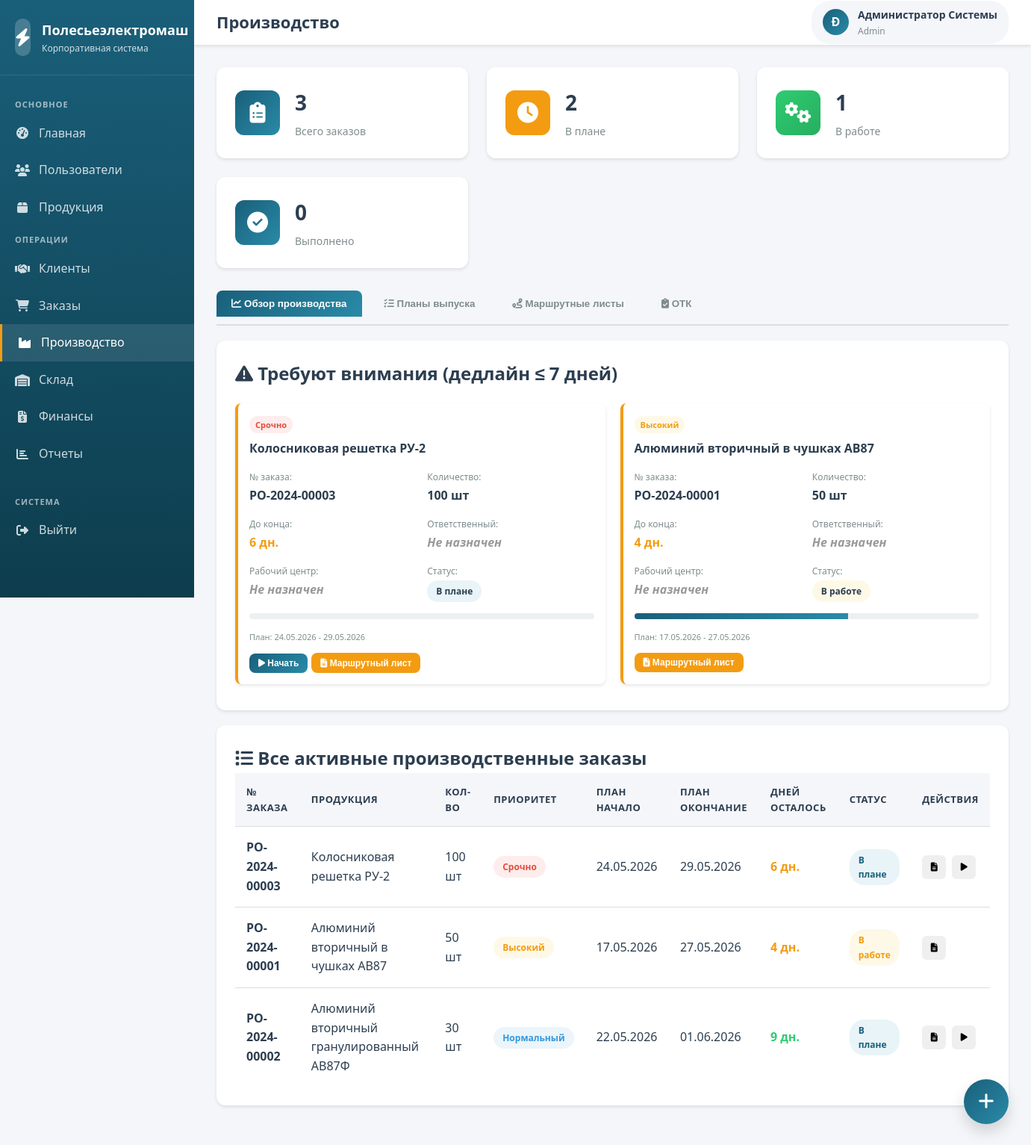
The app's page /modules/production/index.php (signed in) with its own data.
### tables this page shows
CREATE TABLE production_orders (
    id INT AUTO_INCREMENT PRIMARY KEY,
    production_number VARCHAR(50) NOT NULL UNIQUE,
    product_id INT NOT NULL,
    quantity INT NOT NULL,
    planned_start_date DATE,
    planned_end_date DATE,
    actual_start_date DATE,
    actual_end_date DATE,
    status ENUM('planned', 'in_progress', 'completed', 'cancelled', 'on_hold') DEFAULT 'planned',
    priority ENUM('low', 'normal', 'high', 'urgent') DEFAULT 'normal',
    order_source ENUM('customer_order', 'stock_replenishment', 'forecast') DEFAULT 'stock_replenishment',
    source_order_id INT COMMENT 'ID заказа клиента если это заказное производство',
    responsible_user_id INT,
    work_center_id INT,
    notes TEXT,
    created_by INT,
    created_at TIMESTAMP DEFAULT CURRENT_TIMESTAMP,
    updated_at TIMESTAMP DEFAULT CURRENT_TIMESTAMP ON UPDATE CURRENT_TIMESTAMP,
    FOREIGN KEY (product_id) REFERENCES products(id) ON DELETE RESTRICT,
    FOREIGN KEY (responsible_user_id) REFERENCES users(id) ON DELETE SET NULL,
    FOREIGN KEY (work_center_id) REFERENCES work_centers(id) ON DELETE SET NULL,
    FOREIGN KEY (created_by) REFERENCES users(id) ON DELETE SET NULL
);

CREATE TABLE products (
    id INT AUTO_INCREMENT PRIMARY KEY,
    product_code VARCHAR(50) NOT NULL UNIQUE,
    product_name VARCHAR(200) NOT NULL,
    category_id INT,
    description TEXT,
    specifications JSON,
    base_price DECIMAL(10,2) NOT NULL,
    currency VARCHAR(3) DEFAULT 'BYN',
    weight DECIMAL(10,3) DEFAULT 0 COMMENT 'Вес единицы продукции в кг',
    stock_quantity INT DEFAULT 0,
    min_stock_level INT DEFAULT 10,
    is_active TINYINT(1) DEFAULT 1,
    created_at TIMESTAMP DEFAULT CURRENT_TIMESTAMP,
    updated_at TIMESTAMP DEFAULT CURRENT_TIMESTAMP ON UPDATE CURRENT_TIMESTAMP,
    FOREIGN KEY (category_id) REFERENCES product_categories(id) ON DELETE SET NULL
);

### modules/production/index.php (the view, shortened to what the rows shown need)
<?php
$pdo = getDBConnection();
$current_orders = $pdo->query("
    SELECT po.*, p.product_name, p.product_code, wc.center_name, u.full_name as responsible_name,
           DATEDIFF(po.planned_end_date, CURDATE()) as days_remaining
    FROM production_orders po
    JOIN products p ON po.product_id = p.id
    LEFT JOIN work_centers wc ON po.work_center_id = wc.id
    LEFT JOIN users u ON po.responsible_user_id = u.id
    WHERE po.status IN ('planned', 'in_progress')
    ORDER BY
        FIELD(po.priority, 'urgent', 'high', 'normal', 'low'),
        po.planned_start_date
")->fetchAll();
?>
<!DOCTYPE html>
<html lang="ru">
<head>
    <link rel="stylesheet" href="../../assets/css/style.css">
    <link rel="stylesheet" href="https://cdnjs.cloudflare.com/ajax/libs/font-awesome/6.4.0/css/all.min.css">
</head>
<body>
    <div class="dashboard-container">
        <aside class="sidebar">
            <div class="sidebar-header">
                <div class="sidebar-logo">
                    <div class="logo-text"><h2>Полесьеэлектромаш</h2><p>Корпоративная система</p></div>
                </div>
            </div>
        </aside>
        <div class="main-content">
            <header class="header">
                <div class="header-title"><h1>Производство</h1></div>
            </header>
            <div class="content-area">
                <div id="dashboard" class="tab-content active">
                    <div class="card" style="margin-bottom: 20px;">
                        <h2><i class="fas fa-exclamation-triangle"></i> Требуют внимания (дедлайн ≤ 7 дней)</h2>
                        <?php
                        $urgent_orders = array_filter($current_orders, function($order) {
                            return $order['days_remaining'] <= 7;
                        });
                        ?>
                        <?php if (count($urgent_orders) > 0): ?>
                        <div class="kanban-board">
                            <?php foreach ($urgent_orders as $order): ?>
                            <div class="kanban-card" style="border-left: 4px solid <?php echo $order['days_remaining'] <= 3 ? '#e74c3c' : '#f39c12'; ?>;">
                                <span class="priority-badge priority-<?php echo $order['priority']; ?>">
                                    <?php
                                    $priorities = ['urgent' => 'Срочно', 'high' => 'Высокий', 'normal' => 'Нормальный', 'low' => 'Низкий'];
                                    echo $priorities[$order['priority']];
                                    ?>
                                </span>
                                <h4><?php echo htmlspecialchars($order['product_name']); ?></h4>
                                <div class="info-grid">
                                    <div class="info-item">
                                        <label>№ заказа:</label>
                                        <span><?php echo htmlspecialchars($order['production_number']); ?></span>
                                    </div>
                                    <div class="info-item">
                                        <label>Количество:</label>
                                        <span><?php echo $order['quantity']; ?> шт</span>
                                    </div>
                                    <div class="info-item">
                                        <label>До конца:</label>
                                        <span style="color: <?php echo $order['days_remaining'] <= 3 ? '#e74c3c' : '#f39c12'; ?>; font-weight: bold;">
                                            <?php echo $order['days_remaining']; ?> дн.
                                        </span>
                                    </div>
                                    <div class="info-item">
                                        <label>Ответственный:</label>
                                        <span><?php echo $order['responsible_name'] ?: '<em style="color: #999;">Не назначен</em>'; ?></span>
                                    </div>
                                    <div class="info-item">
                                        <label>Рабочий центр:</label>
                                        <span><?php echo $order['center_name'] ?: '<em style="color: #999;">Не назначен</em>'; ?></span>
                                    </div>
                                    <div class="info-item">
                                        <label>Статус:</label>
                                        <span class="badge badge-<?php echo $order['status'] === 'in_progress' ? 'warning' : 'primary'; ?>">
                                            <?php echo $order['status'] === 'in_progress' ? 'В работе' : 'В плане'; ?>
                                        </span>
                                    </div>
                                </div>
                                <div class="progress-bar">
                                    <div class="progress-fill" style="width: <?php
                                        $total_days = strtotime($order['planned_end_date']) - strtotime($order['planned_start_date']);
                                        $elapsed = time() - strtotime($order['planned_start_date']);
                                        echo min(100, max(0, ($elapsed / $total_days) * 100));
                                    ?>%"></div>
                                </div>
                                <small style="color: #7f8c8d; font-size: 11px;">
                                    План: <?php echo date('d.m.Y', strtotime($order['planned_start_date'])); ?> - <?php echo date('d.m.Y', strtotime($order['planned_end_date'])); ?>
                                </small>
                                <div style="margin-top: 10px; display: flex; gap: 5px;">
                                    <?php if ($order['status'] === 'planned'): ?>
                                    <form method="POST" style="display:inline;">
                                        <button type="submit" class="btn btn-sm btn-primary">
                                            <i class="fas fa-play"></i> Начать
                                        </button>
                                    </form>
                                    <?php endif; ?>
                                    <button class="btn btn-sm btn-secondary" onclick="viewRouteSheet(<?php echo $order['id']; ?>)">
                                        <i class="fas fa-file-alt"></i> Маршрутный лист
                                    </button>
                                </div>
                            </div>
                            <?php endforeach; ?>
                        </div>
                        <?php else: ?>
                        <div class="alert alert-info">
                            <i class="fas fa-check-circle"></i> Нет заказов, требующих срочного внимания. Все заказы в графике!
                        </div>
                        <?php endif; ?>
                    </div>
                    <div class="card">
                        <h2><i class="fas fa-list"></i> Все активные производственные заказы</h2>
                        <div class="table-responsive">
                            <table class="data-table">
                                <thead>
                                    <tr>
                                        <th>№ заказа</th>
                                        <th>Продукция</th>
                                        <th>Кол-во</th>
                                        <th>Приоритет</th>
                                        <th>План начало</th>
                                        <th>План окончание</th>
                                        <th>Дней осталось</th>
                                        <th>Статус</th>
                                        <th>Действия</th>
                                    </tr>
                                </thead>
                                <tbody>
                                    <?php foreach ($current_orders as $order): ?>
                                    <tr>
                                        <td><strong><?php echo htmlspecialchars($order['production_number']); ?></strong></td>
                                        <td><?php echo htmlspecialchars($order['product_name']); ?></td>
                                        <td><?php echo $order['quantity']; ?> шт</td>
                                        <td>
                                            <span class="badge badge-<?php
                                                echo $order['priority'] === 'urgent' ? 'danger' :
                                                    ($order['priority'] === 'high' ? 'warning' : 'info');
                                            ?>">
                                                <?php
                                                $priorities = ['urgent' => 'Срочно', 'high' => 'Высокий', 'normal' => 'Нормальный', 'low' => 'Низкий'];
                                                echo $priorities[$order['priority']];
                                                ?>
                                            </span>
                                        </td>
                                        <td><?php echo date('d.m.Y', strtotime($order['planned_start_date'])); ?></td>
                                        <td><?php echo date('d.m.Y', strtotime($order['planned_end_date'])); ?></td>
                                        <td>
                                            <span style="color: <?php echo $order['days_remaining'] <= 3 ? '#e74c3c' : ($order['days_remaining'] <= 7 ? '#f39c12' : '#2ecc71'); ?>; font-weight: bold;">
                                                <?php echo $order['days_remaining']; ?> дн.
                                            </span>
                                        </td>
                                        <td>
                                            <span class="badge badge-<?php
                                                echo $order['status'] === 'in_progress' ? 'warning' : 'primary';
                                            ?>">
                                                <?php
                                                $statuses = ['planned' => 'В плане', 'in_progress' => 'В работе', 'completed' => 'Завершен'];
                                                echo $statuses[$order['status']];
                                                ?>
                                            </span>
                                        </td>
                                        <td>
                                            <div class="action-buttons">
                                                <button class="btn btn-icon btn-sm" title="Маршрутный лист"
                                                        onclick="viewRouteSheet(<?php echo $order['id']; ?>)">
                                                    <i class="fas fa-file-alt"></i>
                                                </button>
                                                <?php if ($order['status'] === 'planned'): ?>
                                                <form method="POST" style="display:inline;">
                                                    <button type="submit" class="btn btn-icon btn-sm" title="Начать производство">
                                                        <i class="fas fa-play"></i>
                                                    </button>
                                                </form>
                                                <?php endif; ?>
                                            </div>
                                        </td>
                                    </tr>
                                    <?php endforeach; ?>
                                </tbody>
                            </table>
                        </div>
                    </div>
                </div>
            </div>
        </div>
    </div>
</body>
</html>

### records on screen
production_orders: priority "Срочно", product.product_name "Колосниковая решетка РУ-2", production_number "PO-2024-00003", quantity "100", days_remaining "6", responsible_name "Не назначен", center_name "Не назначен", shows "В плане", planned_start_date "24.05.2026", planned_end_date "29.05.2026", status "В плане"
production_orders: priority "Высокий", product.product_name "Алюминий вторичный в чушках АВ87", production_number "PO-2024-00001", quantity "50", days_remaining "4", responsible_name "Не назначен", center_name "Не назначен", shows "В работе", planned_start_date "17.05.2026", planned_end_date "27.05.2026", status "В работе"
production_orders: production_number "PO-2024-00002", product.product_name "Алюминий вторичный гранулированный АВ87Ф", quantity "30", priority "Нормальный", planned_start_date "22.05.2026", planned_end_date "01.06.2026", days_remaining "9", status "В плане"

### other values on screen
$item['text'] "Главная"
$item['text'] "Пользователи"
$item['text'] "Продукция"
$item['text'] "Клиенты"
$item['text'] "Заказы"
$item['text'] "Производство"
$item['text'] "Склад"
$item['text'] "Финансы"
$item['text'] "Отчеты"
substr($_SESSION['full_name'], 0, 1) "Ð"
$_SESSION['full_name'] "Администратор Системы"
$_SESSION['user_role'] "Admin"
$stats['total_orders'] "3"
$stats['planned_count'] "2"
$stats['in_progress_count'] "1"
